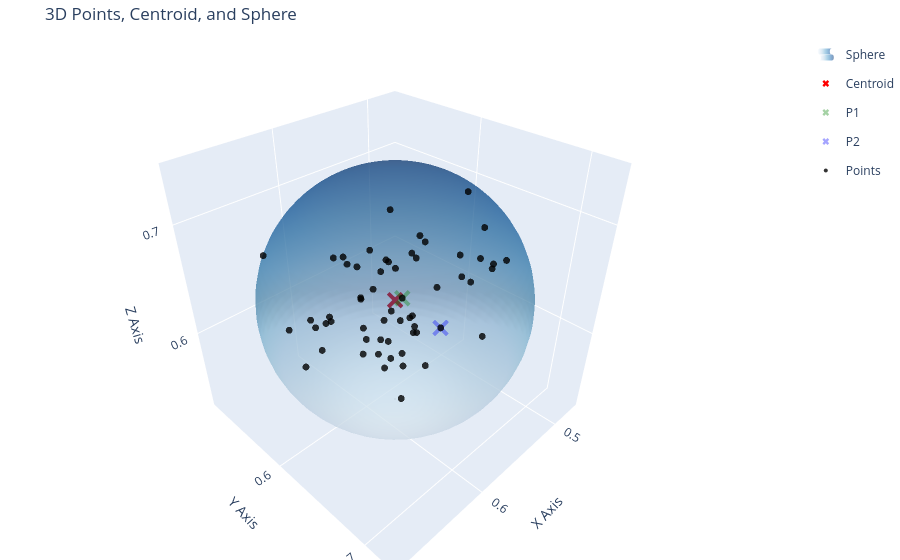

Here is the notebook cell this chart was saved with:
### Code cell
i=0
rU = np.linalg.norm(teda.c[i].Xmax-teda.c[i].mean,ord=None)	
rL = np.linalg.norm(teda.c[i].Xmin-teda.c[i].mean,ord=None)	
r = max([rU,rL])
plot_3d_points_and_sphere(teda.c[i].x, teda.c[i].mean, teda.c[i].Rmax
                          ,teda.c[i].Xmax,teda.c[i].Xmin)

### Figure 1 — Plotly figure (JSON) as saved in the notebook; plotly's stock layout.template omitted (floating-point values rounded to 4 significant figures; data arrays with more than 128 entries replaced by an {"elided": "..."} marker saying what was removed)
{"data": [{"colorscale": [[0, "rgb(247,251,255)"], [0.125, "rgb(222,235,247)"], [0.25, "rgb(198,219,239)"], [0.375, "rgb(158,202,225)"], [0.5, "rgb(107,174,214)"], [0.625, "rgb(66,146,198)"], [0.75, "rgb(33,113,181)"], [0.875, "rgb(8,81,156)"], [1, "rgb(8,48,107)"]], "legendgroup": "Sphere", "name": "Sphere", "opacity": 0.5, "showlegend": true, "showscale": false, "type": "surface", "x": {"elided": "50x50 float values"}, "y": {"elided": "50x50 float values"}, "z": {"elided": "50x50 float values"}}, {"marker": {"color": "red", "size": 6, "symbol": "x"}, "mode": "markers", "name": "Centroid", "type": "scatter3d", "x": [0.5803], "y": [0.6162], "z": [0.6335]}, {"marker": {"color": "green", "size": 6, "symbol": "x"}, "mode": "markers", "name": "P1", "opacity": 0.35, "type": "scatter3d", "x": [0.6161], "y": [0.6587], "z": [0.6743]}, {"marker": {"color": "blue", "size": 6, "symbol": "x"}, "mode": "markers", "name": "P2", "opacity": 0.35, "type": "scatter3d", "x": [0.5135], "y": [0.6084], "z": [0.5649]}, {"marker": {"color": "black", "opacity": 0.8, "size": 4}, "mode": "markers", "name": "Points", "type": "scatter3d", "x": [0.6311, 0.5731, 0.5781, 0.6161, 0.6349, 0.6135, 0.6563, 0.6706, 0.6417, 0.6081, 0.6241, 0.5342, 0.5627, 0.5598, 0.5955, 0.6261, 0.5192, 0.5415, 0.5522, 0.5713, 0.5916, 0.6105, 0.6447, 0.5612, 0.5861, 0.5737, 0.5791, 0.6054, 0.6431, 0.5653, 0.6023, 0.57, 0.5798, 0.6042, 0.5347, 0.5204, 0.6146, 0.586, 0.6197, 0.6327, 0.6457, 0.5548, 0.6285, 0.6161, 0.661, 0.5324, 0.5549, 0.5135, 0.5924, 0.6034, 0.4918, 0.5261, 0.5579, 0.5482, 0.5004, 0.4963, 0.4746, 0.4797, 0.5267], "y": [0.6563, 0.6016, 0.6057, 0.6164, 0.6419, 0.656, 0.5783, 0.6161, 0.5922, 0.6069, 0.5875, 0.6194, 0.5518, 0.5785, 0.6191, 0.6293, 0.6513, 0.5968, 0.6117, 0.5969, 0.6233, 0.5958, 0.6022, 0.6143, 0.6276, 0.6338, 0.6339, 0.5737, 0.5887, 0.5715, 0.5817, 0.6314, 0.6359, 0.6168, 0.6418, 0.6751, 0.6804, 0.6048, 0.6378, 0.5937, 0.617, 0.614, 0.6305, 0.6587, 0.5641, 0.5623, 0.5996, 0.6084, 0.6371, 0.6344, 0.6439, 0.664, 0.5941, 0.6171, 0.6365, 0.6462, 0.5985, 0.6128, 0.6387], "z": [0.6194, 0.6592, 0.5844, 0.5995, 0.6395, 0.577, 0.6244, 0.6198, 0.6264, 0.6449, 0.6247, 0.625, 0.6277, 0.6336, 0.6231, 0.6379, 0.688, 0.6516, 0.658, 0.6581, 0.6322, 0.6709, 0.6118, 0.6049, 0.6224, 0.6071, 0.6268, 0.6646, 0.6325, 0.6538, 0.6676, 0.6932, 0.6116, 0.6556, 0.6662, 0.6696, 0.6263, 0.5902, 0.6144, 0.6265, 0.6479, 0.5921, 0.6655, 0.6743, 0.6865, 0.6757, 0.5538, 0.5649, 0.5854, 0.5983, 0.64, 0.5934, 0.6431, 0.6733, 0.6459, 0.6383, 0.685, 0.6015, 0.6409]}], "layout": {"margin": {"b": 0, "l": 0, "r": 0, "t": 40}, "scene": {"aspectmode": "data", "xaxis": {"title": {"text": "X Axis"}}, "yaxis": {"title": {"text": "Y Axis"}}, "zaxis": {"title": {"text": "Z Axis"}}}, "title": {"text": "3D Points, Centroid, and Sphere"}}}
